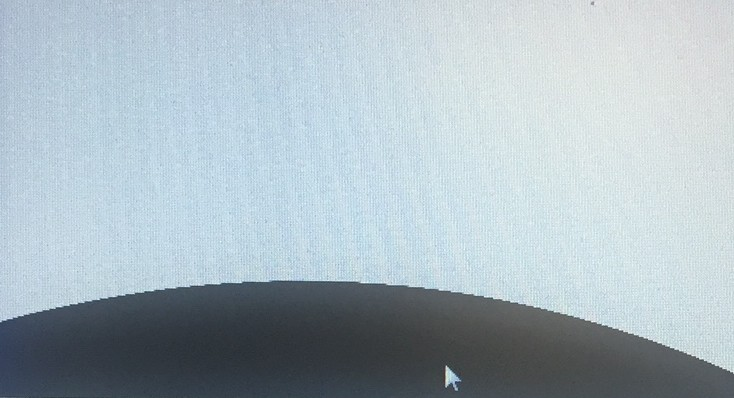
#> input picture UT Coagulex Image.jpg, 734 x 398 px
$ python CVonImage.py
#> lines starting #> are read from the running program, lines starting #| are printed output that depends on the picture; after the words box and inside, x2 and y2 are one past the last pixel; in counts of white or black regions, pixels touching at a corner belong together
import numpy as np
import cv2 as cv

# Load a single image
image_path = "UT Coagulex Image.jpg"
frame = cv.imread(image_path)
#> frame is the input picture: shape (398, 734, 3); mean B, G, R 191.1, 183.2, 169

if frame is None:
    print("Error: Could not load image.")
    exit()

def get_center(contour):
    x, y, w, h = cv.boundingRect(contour)
    return (x + w // 2, y + h // 2)

# Preprocessing
gray = cv.cvtColor(frame, cv.COLOR_BGR2GRAY)
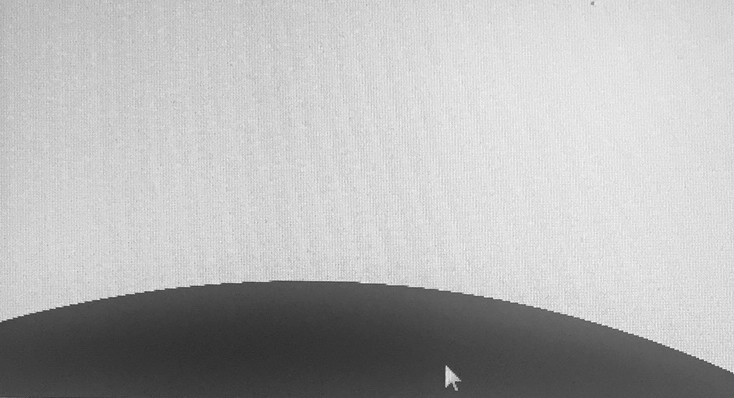
#> gray: shape (398, 734); min 45, max 252, mean 179.9
blurred = cv.GaussianBlur(gray, (5, 5), 0)
edges = cv.Canny(blurred, 100, 200)
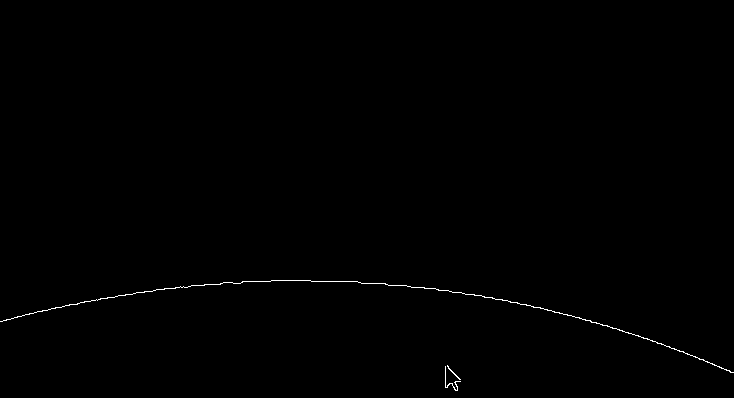
#> edges: shape (398, 734); 0.3% white in thin lines or dots, all inside (x1, y1, x2, y2) = (0, 280, 734, 391)
contours, _ = cv.findContours(edges, cv.RETR_EXTERNAL, cv.CHAIN_APPROX_SIMPLE)
#> contours = 3 contours, 2 with area under 20; largest, box (x1, y1, x2, y2) and area: (0, 280, 734, 373) 66

# Find and draw the largest contour
if contours:
    largest_contour = max(contours, key=cv.contourArea)
#> largest_contour = contour of 538 points, box (x1, y1, x2, y2) (0, 280, 734, 373), area 66
    center = get_center(largest_contour)
#> in get_center, `x, y, w, h = cv.boundingRect(contour)`: x = 0; y = 280; w = 734; h = 93
#> center = (367, 326)

    cv.drawContours(frame, [largest_contour], -1, (0, 255, 0), 2)
    cv.circle(frame, center, 5, (0, 0, 255), -1)
#> frame: shape (398, 734, 3); mean B, G, R 189.6, 184.1, 167.9
    cv.putText(frame, f"Center: {center}", (10, 30), cv.FONT_HERSHEY_SIMPLEX, 0.7, (255, 0, 0), 2)
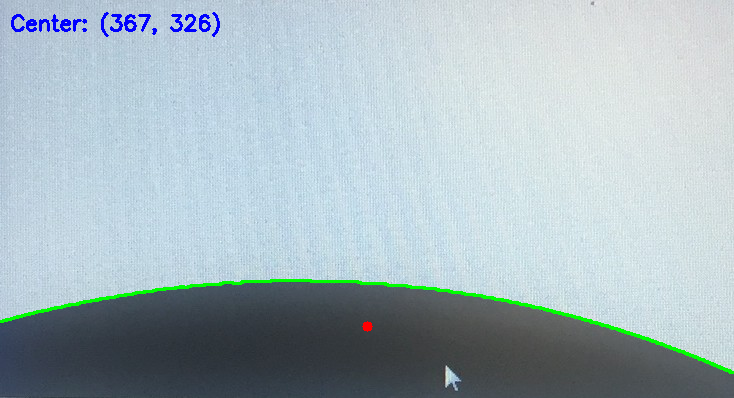
#> frame: shape (398, 734, 3); mean B, G, R 189.8, 183.1, 167
else:
    print("No contours found.")

# Display result
cv.imshow("Image Contour", frame)
cv.waitKey(0)
cv.destroyAllWindows()
